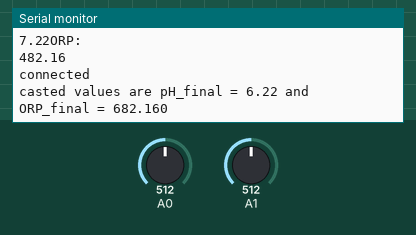
Simulated run of this sketch. Board: Arduino Uno, built with avr-gcc and run on an emulated ATmega328P. Shown: the last lines printed to the serial monitor. Inputs (shaded band) come from the test bench; at power-on: A1 = 512, A0 = 512. WiFi joins after 1.5 s; servers stay silent unless stated.

Above: at 3.7 s.
3.8 s: A1 set to 784
At 9.89 s:
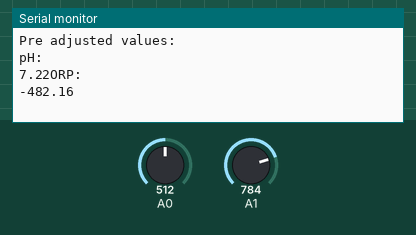
11.0 s: A1 set to 815
At 18.5 s:
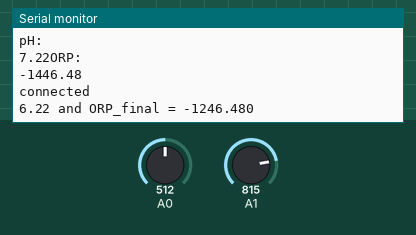
Timing chart, 0 to 20.0 s (numbered marks = the images above; inputs shaded):
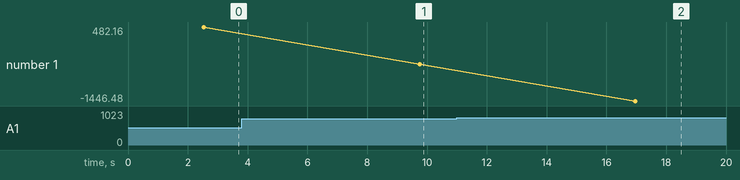

Measured:
- the behaviour switches between 799 and 800 on A1 (found by bisection; images 1 and 2)
- after the input at 3.8 s, the serial monitor: prints a new line after 6.0 s (image 1)
- after the input at 11.0 s, the serial monitor: prints a new line after 6.0 s (image 2)
- plotted number 1: 482.16 → -482.16 after the input at 3.8 s, -482.16 → -1446.48 after the input at 11.0 s

The sketch:

controller.ino
```cpp
#include <SPI.h>
#include <Ethernet.h>
#include <String.h>
#include <EEPROM.h>

byte mac[] = { 0xDE, 0xAD, 0xBE, 0xEF, 0xFE, 0xED };
char server[] = "piemontese.robmengel.com";
IPAddress ip(169,254,0,1);	//use this self-signed IP if things go wrong with DHCP
EthernetClient client;
char sID[7];

void setup()
{
  Serial.begin(9600);
  Serial.println("Rob's Pool Monitor");
  //read serial number:
  for (int i=0; i<6; i++)
  {
    sID[i] = EEPROM.read(i);
  }
  //print serial number to console:
  Serial.println(sID);
  // start the Ethernet connection:
  if (Ethernet.begin(mac) == 0)
  {
    Serial.println("Failed to configure Ethernet using DHCP");
    // no point in carrying on, so do nothing forevermore:
    // try to congifure using IP address instead of DHCP:
    Ethernet.begin(mac, ip);
  }
  // give the Ethernet shield a second to initialize:
  delay(1000);
}

void loop()
{
  String pH_final = " ";
  String ORP_final = " ";
  double pH = (0.0178 * analogRead(A0)) - 1.889;
  double orp = ((2.5 - (analogRead(A1) / 200)) / 1.037) * 1000;
  Serial.println();
  Serial.println("Pre adjusted values:");
  Serial.println("pH:");
  Serial.print(pH);
  Serial.println("ORP:");
  Serial.print(orp);
  //correct values:
  pH = pH - 1.0;
  orp = orp + 200.0;
  Serial.println();
  if (client.connect(server, 80))
  {
    Serial.println("connected");
    //cast the float values as strings to prepare for concatenation into the request URI string:
    pH_final = dtostrf(pH, 1, 2, "xxxxxxxx");
    ORP_final = dtostrf(orp, 2, 3, "ssssssss");
    Serial.println("casted values are pH_final = "+pH_final+" and ORP_final = "+ORP_final);
    // Make a HTTP request:
    client.println("GET /api/chems/"+ORP_final+"/"+pH_final+"/"+sID+" HTTP/1.1");
    client.println("Host: piemontese.robmengel.com");
    client.println("Connection: close");
    client.println();
    client.stop();
  }
  else
  {
    // if you didn't get a connection to the server:
    Serial.println("connection failed");
  }
  delay(7000);
}
```
